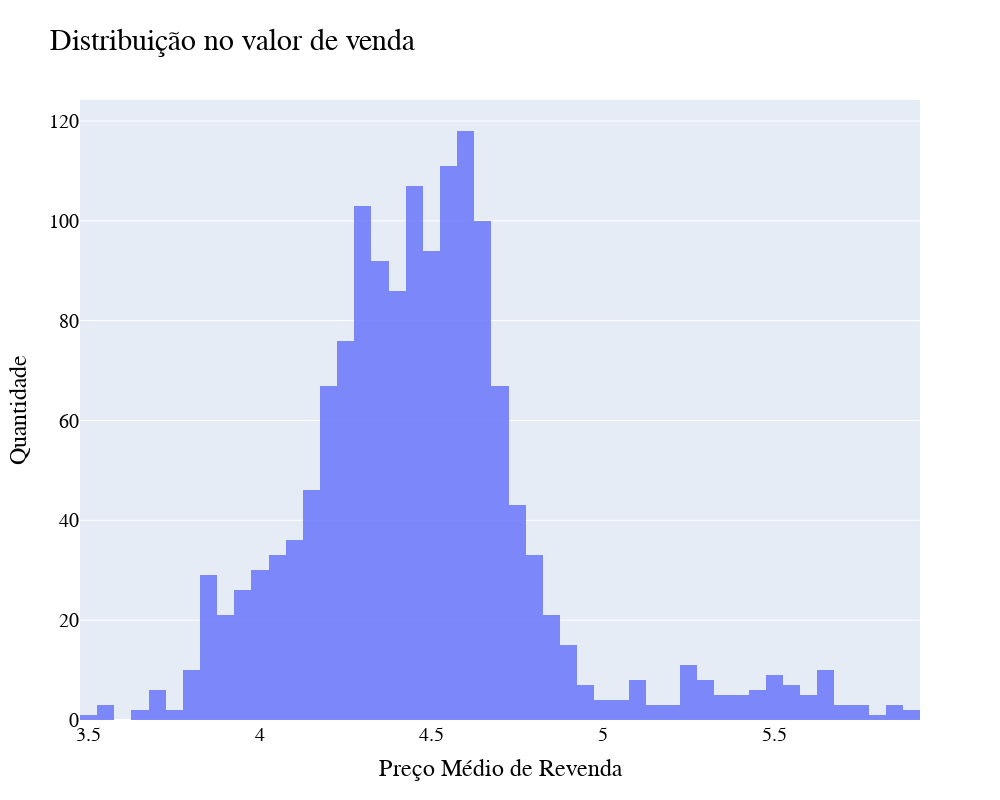

Notebook code for this chart:
### Markdown cell above
### Observando gráficamente os dados
2. Histogramas

### Code cell
fig=go.Figure(
data=[go.Histogram(x=data_filtrado_gasolina["PREÇO MÉDIO REVENDA"])])

fig.update_layout(height=800,width=1000, title_text="Distribuição no valor de venda",title_font_size=30,xaxis_title='Preço Médio de Revenda', 
yaxis_title='Quantidade',font = {'family': 'Arial','size': 20,'color': 'black'})
fig.update_traces(opacity=0.8)

fig.show()

### Figure 1 — Plotly figure (JSON) as saved in the notebook; plotly's stock layout.template omitted (floating-point values rounded to 4 significant figures; data arrays with more than 128 entries replaced by an {"elided": "..."} marker saying what was removed)
{"data": [{"opacity": 0.8, "type": "histogram", "x": {"elided": "1485 float values"}}], "layout": {"font": {"color": "black", "family": "Arial", "size": 20}, "height": 800, "title": {"font": {"size": 30}, "text": "Distribuição no valor de venda"}, "width": 1000, "xaxis": {"title": {"text": "Preço Médio de Revenda"}}, "yaxis": {"title": {"text": "Quantidade"}}}}
